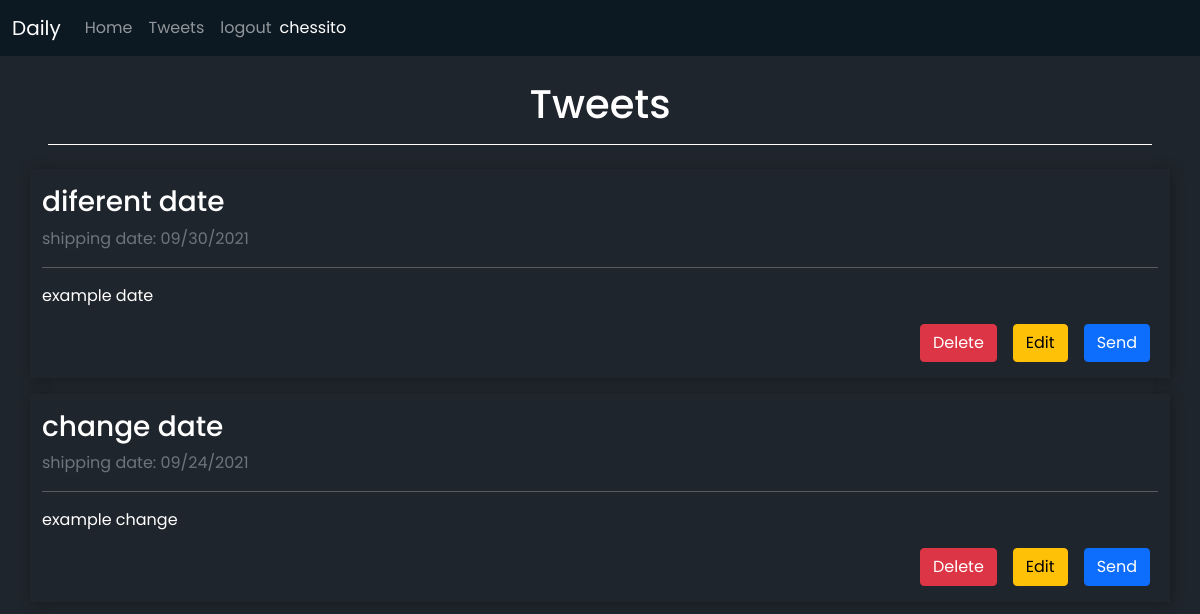
/tweets (signed in), run on the app's committed database.
### daily/models.py (models this page shows, shortened)
class User(AbstractUser):
    pass

class Entry(models.Model):
    owner = models.ForeignKey(User, on_delete=models.CASCADE)
    title = models.CharField(max_length=50)
    content = models.TextField(max_length=280, null= False, blank= False)
    date = models.CharField(max_length=255)

### daily/views.py (the view)
# urls.py: path('tweets', views.tweets, name='tweets'),
def tweets(request):
    tweets = Entry.objects.filter(owner = request.user)
    return render(request, 'daily/tweets.html', {'tweets': tweets})

### daily/templates/daily/tweets.html (shortened to what this page needs)
{% extends 'daily/layout.html' %}
{% load static %}
{% load crispy_forms_tags %}
{% block content %}
    <h1 class="text-white text-center mt-4 border-bottom border-white mx-5 mb-4 pb-3">Tweets</h1>
    {% for tweet in tweets %}
        <div class="container text-white my-3 py-3" style="box-shadow:1px 1px 13px 0.5px rgba(0, 0, 0, 0.3);">
            <div class="title">
                <h3 id="title-{{tweet.id}}">{{tweet.title}}</h3>
                <p id="date-{{tweet.id}}" class="text-muted">shipping date: {{tweet.date}}</p>
                <hr>
            </div>
            <div class="content" style="word-break: break-all;">
                <p id="content-{{tweet.id}}">{{tweet.content}}</p>
            </div>
            <div class="buttons d-flex justify-content-end">
                <a class="btn btn-danger mx-2" href="{% url 'delete' tweet.id %}">Delete</a>
                <a type='button'  data-bs-toggle="modal" data-bs-target="#exampleModal-{{tweet.id}}" class="btn btn-warning mx-2" href="#">Edit</a>
                <a href="{% url 'send' tweet.id %}" class="btn btn-primary mx-2">Send</a>
            </div>
        </div>
    {% endfor %}
{% endblock %}

### daily/templates/daily/layout.html (shortened to what this page needs)
<!DOCTYPE html>
<html lang="en">
<head>
    <link rel="stylesheet" href="https://cdnjs.cloudflare.com/ajax/libs/datepicker/0.6.5/datepicker.min.css" />
    <link rel="stylesheet" href="https://cdnjs.cloudflare.com/ajax/libs/font-awesome/5.15.4/css/all.min.css" />
    <link href="https://cdn.jsdelivr.net/npm/bootstrap@5.1.0/dist/css/bootstrap.min.css" rel="stylesheet">
</head>
<body style="background-color: #1f252c; font-family: 'Poppins', sans-serif !important;">
    <nav class="navbar navbar-expand-lg navbar-dark" style="background-color:#0c1822;">
        <div class="container-fluid">
          <a class="navbar-brand" href="#">Daily</a>
          <div class="collapse navbar-collapse" id="navbarText">
            <ul class="navbar-nav mb-2 mb-lg-0">
              <li class="nav-item">
                <a class="nav-link" id="home" aria-current="page" href="{% url 'home' %}">Home</a>
              </li>
              <li class="nav-item">
                <a class="nav-link" href="{% url 'tweets' %}">Tweets</a>
              </li>
              {% if request.user.is_authenticated %}
                <li class="nav-item">
                  <a class="nav-link" href="{% url 'logout' %}">logout</a>
                </li>
              {% endif %}
            </ul>
            <span class="text-white ">{{request.user.username}}</span>
          </div>
        </div>
      </nav>
      {% block content %} {% endblock %}
</body>
</html>

### data on the page
User: user.username "chessito"
Entry: title "diferent date", date "09/30/2021", content "example date"
Entry: title "change date", date "09/24/2021", content "example change"
